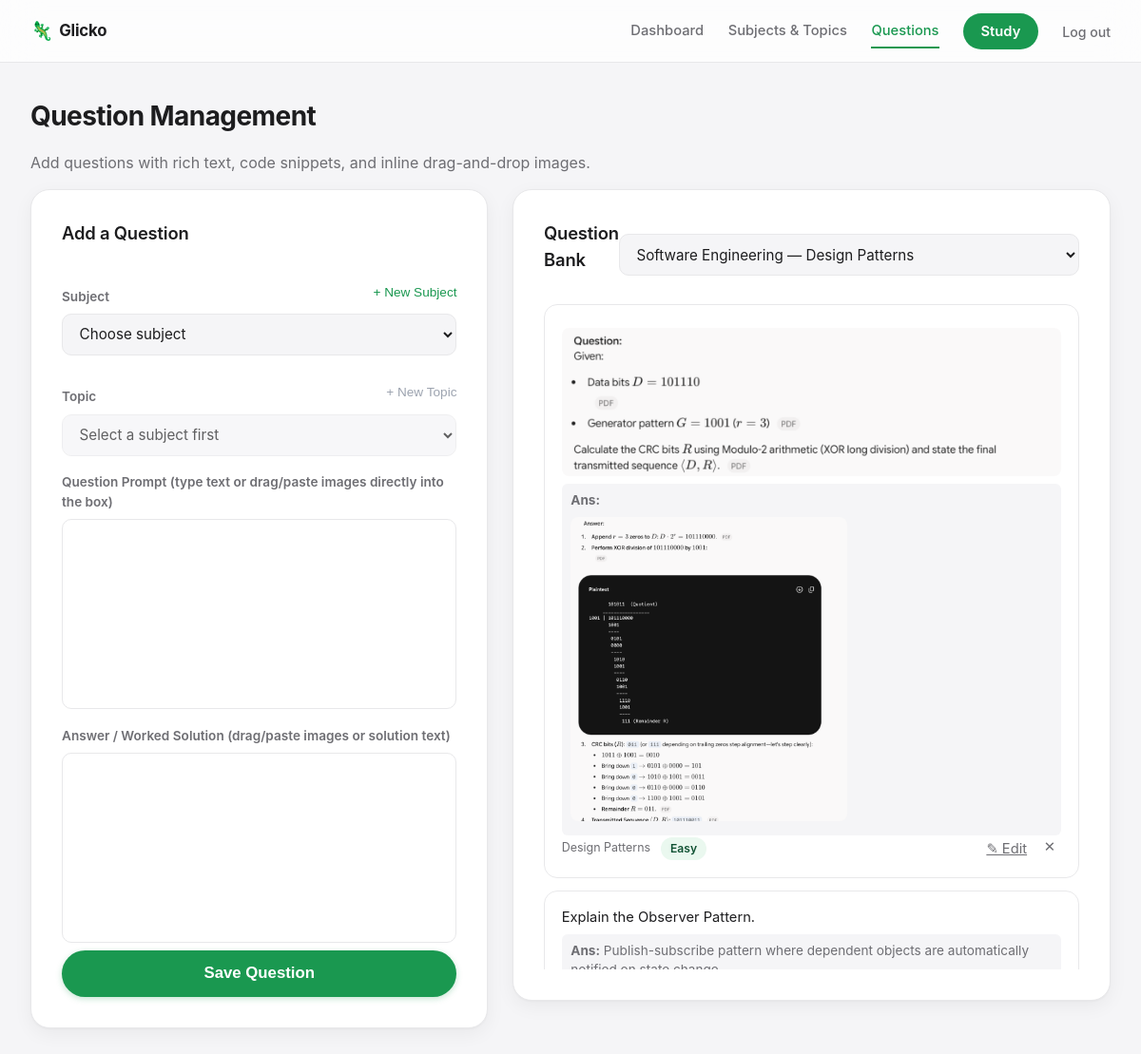
Screenshot of /questions?topic_id=6 (signed in) with the database file from the repository.
### tables this page shows
CREATE TABLE questions (
    id INTEGER PRIMARY KEY AUTOINCREMENT,
    topic_id INTEGER NOT NULL REFERENCES topics(id) ON DELETE CASCADE,
    text TEXT NOT NULL,
    answer TEXT,
    image_filename TEXT,
    answer_image_filename TEXT,
    rating REAL NOT NULL DEFAULT 1500,
    rd REAL NOT NULL DEFAULT 350,
    last_update TEXT,
    sm2_n INTEGER NOT NULL DEFAULT 0,
    sm2_ef REAL NOT NULL DEFAULT 2.5,
    sm2_interval REAL NOT NULL DEFAULT 0,
    next_eligible TEXT
);

CREATE TABLE topics (
    id INTEGER PRIMARY KEY AUTOINCREMENT,
    subject_id INTEGER NOT NULL REFERENCES subjects(id) ON DELETE CASCADE,
    name TEXT NOT NULL,
    rating REAL NOT NULL DEFAULT 1500,
    rd REAL NOT NULL DEFAULT 350,
    last_update TEXT,
    pending_results TEXT NOT NULL DEFAULT '[]',
    UNIQUE(subject_id, name)
);

### app.py (the view, shortened to what this page needs)
@app.route('/questions')
@login_required
def questions():
    uid = session['user_id']
    conn = db.get_db()
    topic_filter = request.args.get('topic_id', type=int)
    subjects = conn.execute(
        "SELECT * FROM subjects WHERE user_id = ? ORDER BY name", (uid,)
    ).fetchall()
    topics = conn.execute(
        "SELECT topics.*, subjects.name AS subject_name FROM topics "
        "JOIN subjects ON subjects.id = topics.subject_id WHERE subjects.user_id = ? "
        "ORDER BY subjects.name, topics.name", (uid,)
    ).fetchall()
    if topic_filter:
        q_rows = conn.execute(
            "SELECT questions.*, topics.name AS topic_name FROM questions "
            "JOIN topics ON topics.id = questions.topic_id "
            "JOIN subjects ON subjects.id = topics.subject_id "
            "WHERE topics.id = ? AND subjects.user_id = ? ORDER BY questions.id DESC",
            (topic_filter, uid)
        ).fetchall()
    conn.close()
    return render_template(
        'questions.html',
        subjects=subjects,
        topics=topics,
        questions=q_rows,
        topic_filter=topic_filter
    )

### auth.py (called while the page is built)
def login_required(view):
    @wraps(view)
    def wrapped(*args, **kwargs):
        if not session.get('user_id'):
            return redirect(url_for('login', next=request.path))
        return view(*args, **kwargs)
    return wrapped

### db.py (called while the page is built)
def get_db():
    conn = sqlite3.connect(DB_PATH)
    conn.row_factory = sqlite3.Row
    conn.execute("PRAGMA foreign_keys = ON")
    return conn

### labels.py (called while the page is built)
def question_rating_label(rating):
    for lo, hi, label, css in DIFFICULTY_TIERS:
        if lo <= rating < hi:
            return label, css
    return "Hard", "tier-weak"

### templates/questions.html (shortened to what this page needs)
{% extends "base.html" %}
{% block content %}
<div class="page-header">
  <h1>Question Management</h1>
  <p class="muted">Add questions with rich text, code snippets, and inline drag-and-drop images.</p>
</div>
<div class="two-col question-management-grid">
  <section class="panel panel-large">
    <h2>Add a Question</h2>
    <form method="post" action="{{ url_for('add_question') }}" class="stack-form" id="add-question-form">
      <div class="field-label-row">
        <label for="add-q-subject">Subject</label>
        <button type="button" id="btn-show-quick-subject" class="btn-link small">+ New Subject</button>
      </div>
      <select id="add-q-subject" required>
        <option value="" disabled selected>Choose subject</option>
      </select>
      <div class="field-label-row">
        <label for="add-q-topic">Topic</label>
        <button type="button" id="btn-show-quick-topic" class="btn-link small" disabled>+ New Topic</button>
      </div>
      <select name="topic_id" id="add-q-topic" required disabled>
        <option value="" disabled selected>Select a subject first</option>
      </select>
      <label>Question Prompt <span class="muted small">(type text or drag/paste images directly into the box)</span></label>
      <div class="rich-editor rich-editor-lg" contenteditable="true" data-target="text-input" placeholder="Type question or drop images here..."></div>
      <label>Answer / Worked Solution <span class="muted small">(drag/paste images or solution text)</span></label>
      <div class="rich-editor rich-editor-lg" contenteditable="true" data-target="answer-input" placeholder="Type answer or drop solution diagram here..."></div>
      <button type="submit" class="btn btn-primary btn-lg">Save Question</button>
    </form>
  </section>
  <section class="panel panel-large">
    <div class="panel-head">
      <h2>Question Bank</h2>
      <form method="get" action="{{ url_for('questions') }}">
        <select name="topic_id" onchange="this.form.submit()">
          {% for t in topics %}
          <option value="{{ t.id }}" {{ 'selected' if topic_filter == t.id }}>{{ t.subject_name }} — {{ t.name }}</option>
          {% endfor %}
        </select>
      </form>
    </div>
    <ul class="question-list question-list-expanded">
      {% for q in questions %}
      <li>
        <div class="question-text">{{ q.text | safe }}</div>
        {% if q.answer %}
        <div class="question-answer-preview muted small"><strong>Ans:</strong> {{ q.answer | safe }}</div>
        {% endif %}
        <div class="question-meta">
          <span>{{ q.topic_name }}</span>
          <span class="rating-pill {{ question_rating_label(q.rating)[1] }}">{{ question_rating_label(q.rating)[0] }}</span>
          <div class="question-actions">
            <a href="{{ url_for('edit_question', question_id=q.id) }}" class="btn-icon btn-icon-edit" title="Edit Question">✎ Edit</a>
            <form method="post" action="{{ url_for('delete_question', question_id=q.id) }}" onsubmit="return confirm('Delete this question?');">
              <button type="submit" class="btn-icon" title="Delete">✕</button>
            </form>
          </div>
        </div>
      </li>
      {% else %}
      <li class="muted">No questions found for this selection.</li>
      {% endfor %}
    </ul>
  </section>
</div>
{% endblock %}

### rows the page displays
questions: text (picture), answer (picture), topic_name "Design Patterns", rating "Easy"
questions: text "Explain the Observer Pattern.", answer "Publish-subscribe pattern where dependent objects are automatically…"

### other values shown
form field topic_id "Software Engineering — Design Patterns"
